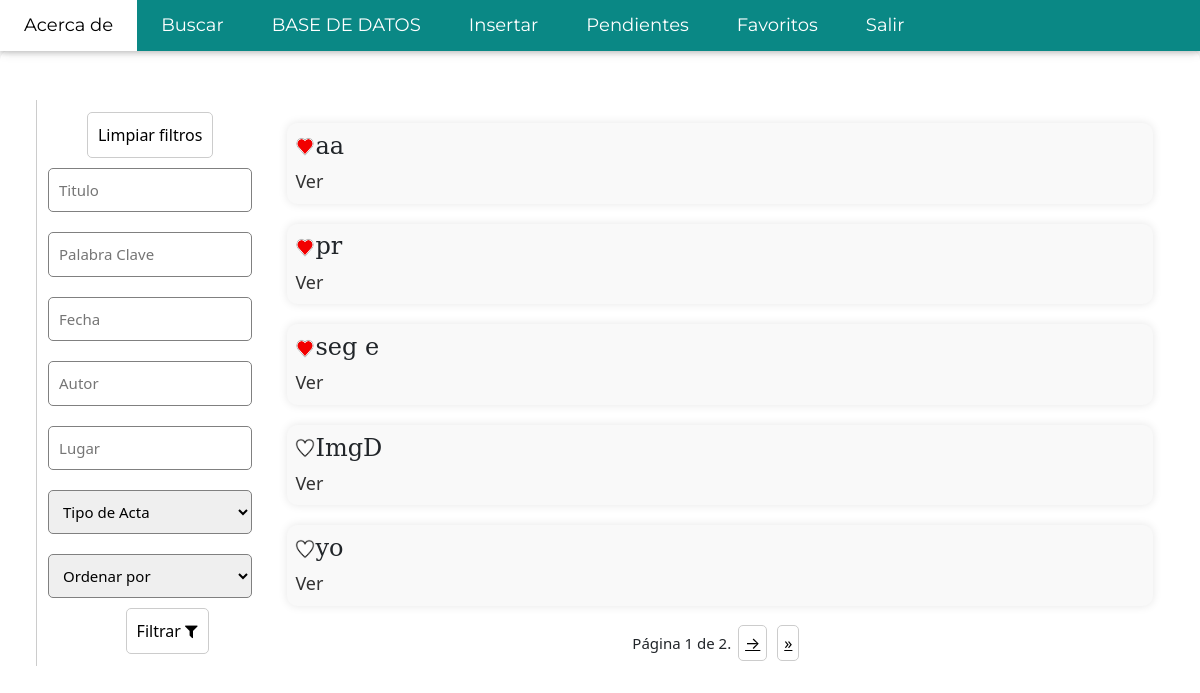
Before: /search/ (signed in) with the older database file.
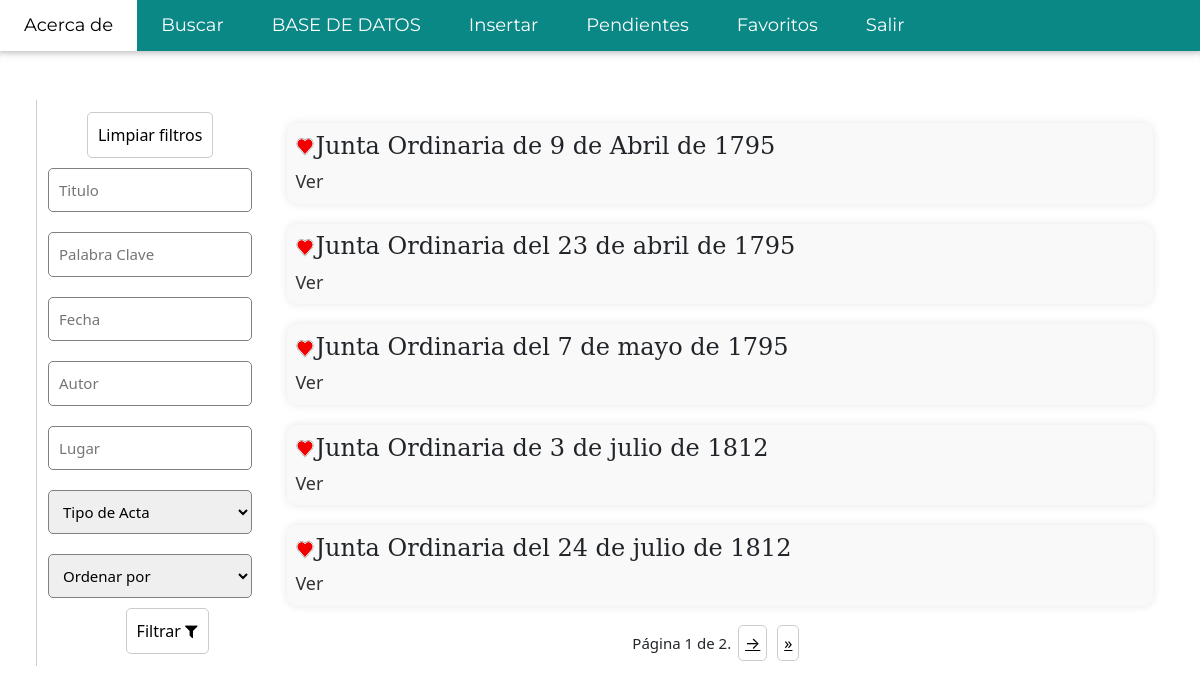
After: the same page with the newer database file.
### Documents/models.py (models this page shows, shortened)
class Act(models.Model):
    title = models.CharField(max_length=200)
    year = models.CharField(default='00/00/0000', max_length=10)
    author = models.CharField(max_length=200)
    place = models.CharField(max_length=200)
    type = models.CharField(max_length=200)
    xml_file = models.TextField()
    pages = models.ManyToManyField(Page)
    approved = models.BooleanField(default=False)

### Documents/views.py (the view, shortened to what this page needs)
# urls.py: path('search/', views.search, name='search'),
def search(request, from_fav=False):
    docs = Act.objects.all()
    documents = [doc for doc in docs if doc.approved]
    pagination_size = 5
    try:
        user = User.objects.get(username=request.user.username)
        profile = Profile.objects.get(user=user)
        fav_docs = profile.fav_docs.all()
    except:
        fav_docs = None
    if not from_fav:
        try:
            title = request.POST['title']
        except:
            if request.session.get('filtered', None):
                documents = [Act.objects.get(pk=i) for i in request.session['filtered']]
            paginator = Paginator(documents, pagination_size)
            page_number = request.GET.get('page')
            page_obj = paginator.get_page(page_number)
            return render(request, 'docs/search.html', {'docs': documents, 'page_obj': page_obj,
                                                        'fav_docs': fav_docs})

### templates/docs/search.html (shortened to what this page needs)
{% extends 'base/main.html' %}
{% block content %}
    {% load static %}
    <div class="search-page" style="padding-top: 50px">
    <div class="filter_block">
    <button type="button" onclick="window.location.href='/clean'">Limpiar filtros</button>
    <form action="/search/" method="post">
        <input type="text" name="title" placeholder="Titulo">
        <input type="text" name="kw" placeholder="Palabra Clave" class="kw">
        <input type="number" name="date" placeholder="Fecha" class="date">
        <input type="text" name="author" placeholder="Autor" class="autor">
        <input type="text" name="place" placeholder="Lugar" class="place">
        <select name="type" class="type">
            <option value="0" selected>Tipo de Acta</option>
        </select>
        <select name="order-by" class="order-by">
            <option value="0" selected>Ordenar por</option>
        </select>
        <button type="submit">Filtrar <i class="fa fa-solid fa-filter"></i></button>
    </form>
    </div>
    <div class="docs">
    {% if docs %}
        {% for doc in page_obj %}
            <div class="doc">
            <div class="heading" style="display: flex">
                {% if user.is_authenticated %}
                    {% if doc in fav_docs %}
                        <a href="/rem_fav/{{ doc.id }}?page={{ page_obj.number }}">
                            <img src="/static/red-heart.png" alt="Favorito">
                        </a>
                    {% else %}
                        <a href="/add_fav/{{ doc.id }}?page={{ page_obj.number }}">
                            <img src="/static/black-heart.png" alt="Favorito">
                        </a>
                    {% endif %}
                {% endif %}
                <h2>{{ doc.title }}</h2>
            </div>
                <a href="/doc/{{ doc.id }}?page={{ page_obj.number }}">Ver</a>
            </div>
        {% endfor %}
        <div class="pagination">
        <span class="step-links">
            <span class="current">
                Página {{ page_obj.number }} de {{ page_obj.paginator.num_pages }}.
            </span>
            {% if page_obj.has_next %}
                <a href="?page={{ page_obj.next_page_number }}">&rarr;</a>
                <a href="?page={{ page_obj.paginator.num_pages }}"> &raquo;</a>
            {% endif %}
        </span>
    </div>
    {% else %}
        <h2 class="no-results">No se encontraron documentos</h2>
    {% endif %}
    </div>
    </div>
{% endblock %}

### templates/base/main.html (shortened to what this page needs)
{% load static %}
<!DOCTYPE html>
<html lang="en">
<head>
    <link rel="stylesheet" href= "{% static 'style.css' %}">
    <link rel="stylesheet" href="https://cdnjs.cloudflare.com/ajax/libs/font-awesome/4.7.0/css/font-awesome.min.css">
    {% load bootstrap5 %}
    {% bootstrap_css %}
    <link rel="stylesheet" href="https://unicons.iconscout.com/release/v4.0.0/css/line.css">
</head>
<body>
<div class="w3-top" id="w3-top">
  <div class="w3-bar w3-green w3-card w3-left-align w3-large">
      <a href="/about" class="w3-bar-item w3-button w3-hide-small w3-padding-large w3-hover-white">Acerca de</a>
      <a href="/search" class="w3-bar-item w3-button w3-hide-small w3-padding-large w3-hover-white">Buscar</a>
      {% if request.session.role == 'ADMIN' %}
            <a class="w3-bar-item w3-button w3-hide-small w3-padding-large w3-hover-white" href="/admin">BASE DE DATOS</a>
            <a class="w3-bar-item w3-button w3-hide-small w3-padding-large w3-hover-white" href="/insert">Insertar</a>
            <a class="w3-bar-item w3-button w3-hide-small w3-padding-large w3-hover-white" href="/pending">Pendientes</a>
    {% endif %}
    {% if not user.is_authenticated %}
        <a class="w3-bar-item w3-button w3-hide-small w3-padding-large w3-hover-white" href="/sign_up">Registrarse/Autenticarse</a>
    {% else %}
        <a class="w3-bar-item w3-button w3-hide-small w3-padding-large w3-hover-white" href="/favorites">Favoritos</a>
        <a class="w3-bar-item w3-button w3-hide-small w3-padding-large w3-hover-white" href="/log_out">Salir</a>
    {% endif %}
  </div>
</div>
<div class="page" id="page">
    {% block content %}
    {% endblock %}
</div>
</body>
</html>

### static/style.css (style rules this page uses)
body,h1,h2,h3,h4,h5,h6 { font-family: "Lato", sans-serif }
.w3-bar,h1,button { font-family: "Montserrat", sans-serif }
.page { padding-top: 50px; }
html { box-sizing:border-box }
*,*:before,*:after { box-sizing:inherit }
html { -ms-text-size-adjust:100%;-webkit-text-size-adjust:100% }
body { margin:0 }
a { background-color:transparent }
img { border-style:none }
button,input,select,textarea,optgroup { font:inherit;margin:0 }
button,input { overflow:visible }
button,select { text-transform:none }
button,[type=button],[type=reset],[type=submit] { -webkit-appearance:button }
html,body { font-family:Verdana,sans-serif;font-size:15px;line-height:1.5 }
html { overflow-x:hidden }
h2 { font-size:30px }
h1,h2,h3,h4,h5,h6 { font-family:"Segoe UI",Arial,sans-serif;font-weight:400;margin:10px 0 }
img { vertical-align:middle }
a { color:inherit }
.w3-btn,.w3-button { border:none;display:inline-block;padding:8px 16px;vertical-align:middle;overflow:hidden;text-decoration:none;color:inherit;background-color:inherit;text-align:center;cursor:pointer;white-space:nowrap }
.w3-btn,.w3-button { -webkit-touch-callout:none;-webkit-user-select:none;-khtml-user-select:none;-moz-user-select:none;-ms-user-select:none;user-select:none }
.w3-bar { width:100%;overflow:hidden }
.w3-bar .w3-bar-item { padding:8px 16px;float:left;width:auto;border:none;display:block;outline:0 }
.w3-bar .w3-button { white-space:normal }
.w3-container:after,.w3-container:before,.w3-panel:after,.w3-panel:before,.w3-row:after,.w3-row:before,.w3-row-padding:after,.w3-row-padding:before, .w3-cell-row:before,.w3-cell-row:after,.w3-clear:after,.w3-clear:before,.w3-bar:before,.w3-bar:after { content:"";display:table;clear:both }
.w3-top,.w3-bottom { position:fixed;width:100%;z-index:1 }
.w3-top { top:0 }
.w3-card,.w3-card-2 { box-shadow:0 2px 5px 0 rgba(0,0,0,0.16),0 2px 10px 0 rgba(0,0,0,0.12) }
.w3-large { font-size:18px!important }
.w3-left-align { text-align:left!important }
.w3-padding-large { padding:12px 24px!important }
.w3-green,.w3-hover-green:hover { color:#fff!important;background-color: #0a8885 !important }

Changed rows visible on the page:
removed Act: title "aa"
removed Act: title "pr"
removed Act: title "seg e"
removed Act: title "ImgD"
removed Act: title "yo"
added Act: title "Junta Ordinaria de 9 de Abril de 1795"
added Act: title "Junta Ordinaria del 23 de abril de 1795"
added Act: title "Junta Ordinaria del 7 de mayo de 1795"
added Act: title "Junta Ordinaria de 3 de julio de 1812"
added Act: title "Junta Ordinaria del 24 de julio de 1812"
